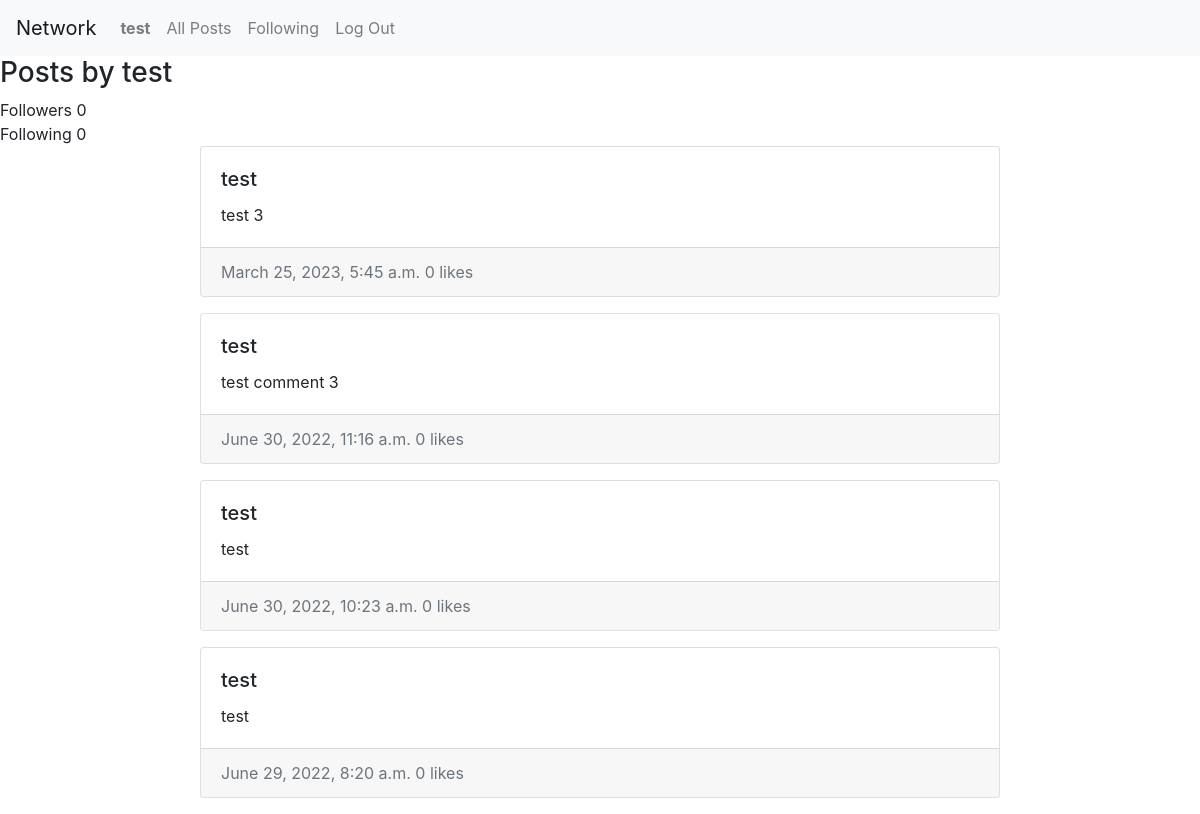
/profile/1 (signed in), run on an earlier commit of the app's database.
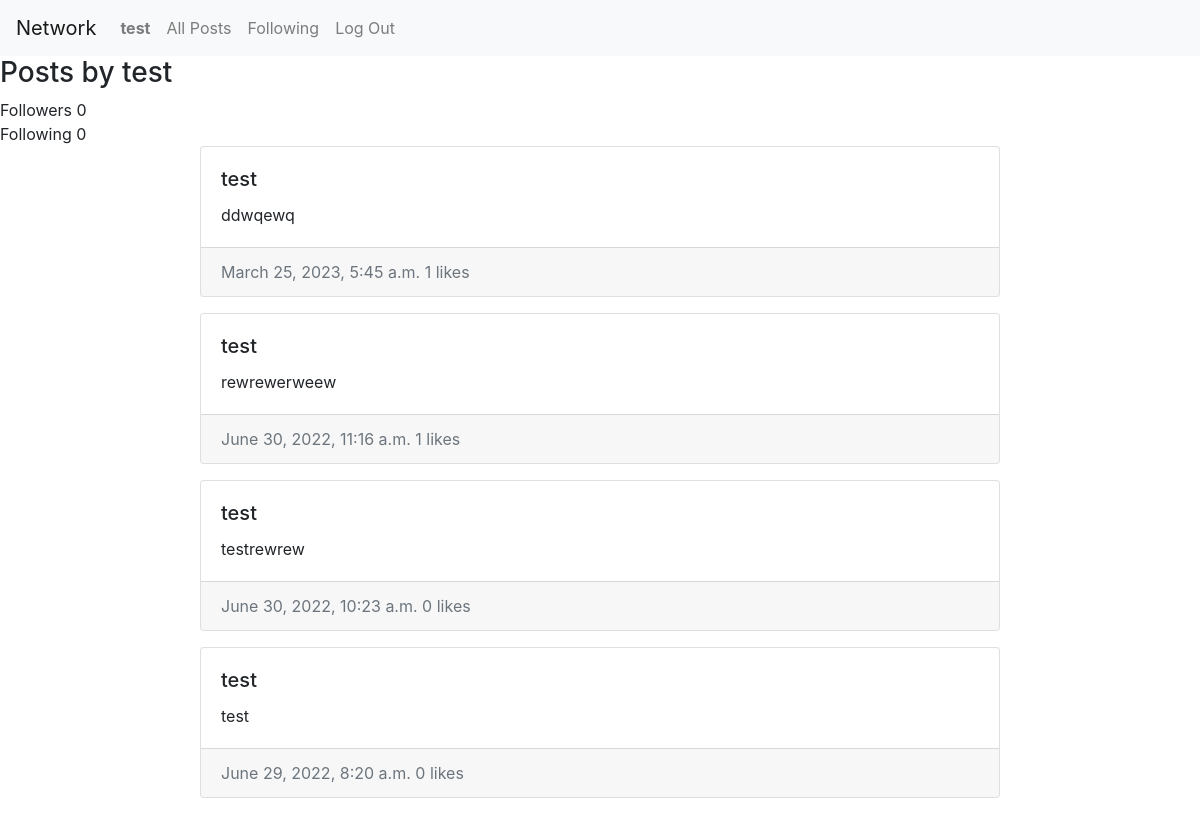
And on a later commit of the database.
### network/models.py (models this page shows)
class Post(models.Model):
    poster = models.ForeignKey(User, on_delete=models.CASCADE, related_name="own_post")
    content = models.TextField(blank=False)
    time = models.DateTimeField()
    liked_by = models.ManyToManyField(User, related_name="liked_posts", blank=True, default=None)

class User(AbstractUser):
    pass

### network/views.py (the view)
# urls.py: path("profile/<int:profile_id>", views.profile, name = "profile"),
def profile(request, profile_id):
    user_posts = Post.objects.filter(poster_id=profile_id).order_by("-time")
    following = False
    self_profile = False
    if profile_id == request.user.id:
        self_profile = True
    current_relationship = Relationship.objects.filter(user_id=request.user, following_user_id=User.objects.get(pk=profile_id))
    if current_relationship.exists():
        following = True
    n_followers = Relationship.objects.filter(following_user_id=profile_id).count()
    print(n_followers)
    n_following = Relationship.objects.filter(user_id=profile_id).count()
    return render(request, "network/profile.html", {
        "user_posts": user_posts,
        "following": following,
        "self_profile": self_profile,
        "n_following": n_following,
        "n_followers": n_followers
    })

### network/templates/network/profile.html (shortened to what this page needs)
{% extends "network/layout.html" %}
{% block body %}
{% if user_posts %}
    <h3> Posts by {{ user_posts.first.poster }} </h3>
    <div>
      <span class="profile-stats-item profile-stats-item-label">Followers</span>
      <span class="profile-stats-item profile-stats-item-number">{{ n_followers }}</span>
    </div>
    <div>
      <span class="profile-stats-item profile-stats-item-label">Following</span>
      <span class="profile-stats-item profile-stats-item-number">{{ n_following }}</span>
    </div>
    {% for post in user_posts %}
        <div class="card text-bg-light mb-3 comment">
            <div class="card-body">
                <h5 class="card-title">
                    {{post.poster}}
                </h5>
                <p class="card-text">
                    {{post.content}}
                </p>
            </div>
            <div class="card-footer text-muted">
                {{post.time}}
                {{post.liked_by.count}} likes
            </div>
        </div>
    {% endfor %}
{% else %}
    <h3> No posts by this user or user does not exist </h3>
{% endif %}
{% endblock %}

What changed in the data, as far as the page shows it:
changed Post: content "test 3" → "ddwqewq"; liked_by.count "0" → "1"
changed Post: content "test comment 3" → "rewrewerweew"; liked_by.count "0" → "1"
changed Post: content "test" → "testrewrew"
